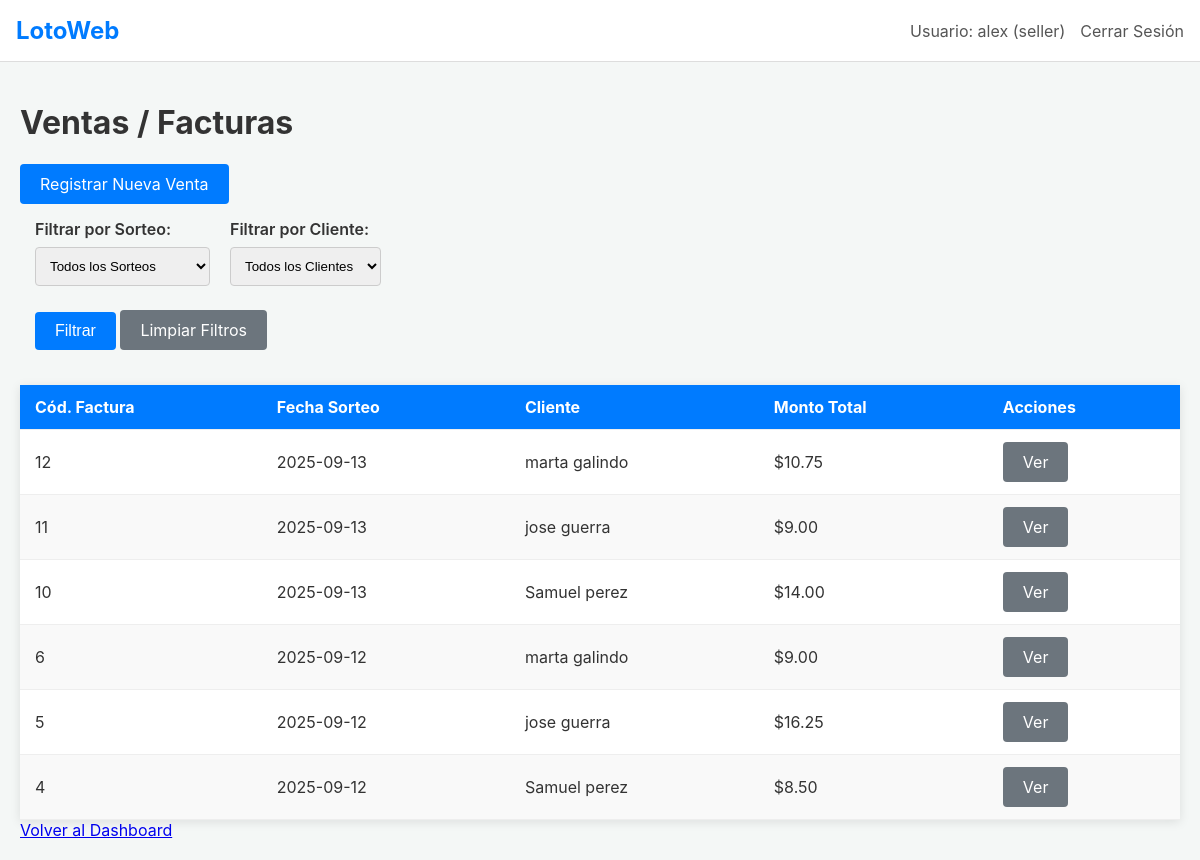
The app's page /sales (signed in) with its own data.
### tables this page shows
CREATE TABLE users (
    id INTEGER PRIMARY KEY AUTOINCREMENT,
    username TEXT UNIQUE NOT NULL,
    password TEXT NOT NULL,
    role TEXT NOT NULL, -- 'admin' or 'seller'
    name TEXT,
    phone TEXT,
    province TEXT,
    commission_percentage REAL,
    join_date TIMESTAMP NOT NULL DEFAULT CURRENT_TIMESTAMP
);

CREATE TABLE invoices (
    id INTEGER PRIMARY KEY AUTOINCREMENT,
    raffle_id INTEGER NOT NULL,
    client_id INTEGER NOT NULL,
    seller_id INTEGER NOT NULL,
    creation_date TIMESTAMP NOT NULL DEFAULT CURRENT_TIMESTAMP,
    total_amount REAL NOT NULL,
    FOREIGN KEY (raffle_id) REFERENCES raffles (id),
    FOREIGN KEY (client_id) REFERENCES clients (id),
    FOREIGN KEY (seller_id) REFERENCES users (id)
);

CREATE TABLE raffles (
    id INTEGER PRIMARY KEY AUTOINCREMENT,
    raffle_date TIMESTAMP NOT NULL,
    first_prize TEXT,
    second_prize TEXT,
    third_prize TEXT,
    results_entered BOOLEAN NOT NULL DEFAULT 0
);

CREATE TABLE clients (
    id INTEGER PRIMARY KEY AUTOINCREMENT,
    name TEXT NOT NULL,
    last_name TEXT,
    phone TEXT,
    address TEXT,
    seller_id INTEGER NOT NULL,
    join_date TIMESTAMP NOT NULL DEFAULT CURRENT_TIMESTAMP,
    FOREIGN KEY (seller_id) REFERENCES users (id)
);

### app.py (the view)
@app.route('/sales')
@login_required
def list_sales():
    conn = get_db_connection()
    selected_raffle_id = request.args.get('raffle_id', 'all')
    selected_client_id = request.args.get('client_id', 'all')
    selected_seller_id = request.args.get('seller_id', 'all')
    query = '''
        SELECT i.id, r.raffle_date, r.results_entered, c.name as client_name, c.last_name as client_last_name, u.name as seller_name, i.total_amount
        FROM invoices i
        JOIN raffles r ON i.raffle_id = r.id
        JOIN clients c ON i.client_id = c.id
        JOIN users u ON i.seller_id = u.id
    '''
    params = []
    where_clauses = []
    if session['user_role'] == 'seller':
        where_clauses.append('i.seller_id = ?')
        params.append(session['user_id'])
    elif selected_seller_id != 'all':
        where_clauses.append('i.seller_id = ?')
        params.append(int(selected_seller_id))
    if selected_raffle_id != 'all':
        where_clauses.append('i.raffle_id = ?')
        params.append(int(selected_raffle_id))
    if selected_client_id != 'all':
        where_clauses.append('i.client_id = ?')
        params.append(int(selected_client_id))
    if where_clauses:
        query += ' WHERE ' + ' AND '.join(where_clauses)
    query += ' ORDER BY i.creation_date DESC'
    sales = conn.execute(query, tuple(params)).fetchall()
    raffles = conn.execute('SELECT id, raffle_date FROM raffles ORDER BY raffle_date DESC').fetchall()
    clients = []
    sellers = []
    if session['user_role'] == 'admin':
        clients = conn.execute('SELECT id, name, last_name FROM clients ORDER BY name').fetchall()
        sellers = conn.execute('SELECT id, name FROM users WHERE role = \'seller\' ORDER BY name').fetchall()
    else: # Seller
        clients = conn.execute('SELECT id, name, last_name FROM clients WHERE seller_id = ? ORDER BY name', (session['user_id'],)).fetchall()
    conn.close()
    return render_template('sales.html',
                           sales=sales,
                           now=datetime.datetime.now(),
                           raffles=raffles,
                           clients=clients,
                           sellers=sellers,
                           selected_raffle_id=selected_raffle_id,
                           selected_client_id=selected_client_id,
                           selected_seller_id=selected_seller_id
                          )

### app.py (called while the page is built)
def login_required(f):
    @wraps(f)
    def decorated_function(*args, **kwargs):
        if 'user_id' not in session:
            return redirect(url_for('login'))
        return f(*args, **kwargs)
    return decorated_function

### database.py (called while the page is built)
def get_db_connection():
    if 'DATABASE_URL' in os.environ:
        conn = psycopg2.connect(os.environ['DATABASE_URL'])
    else:
        conn = sqlite3.connect('lottery.db')
        conn.row_factory = sqlite3.Row
    return conn

### templates/sales.html (shortened to what this page needs)
{% extends 'layout.html' %}
{% block content %}
<div class="header-bar">
    <h1>Ventas / Facturas</h1>
    {% if session['user_role'] == 'seller' %}
    <a href="{{ url_for('new_sale') }}" class="btn">Registrar Nueva Venta</a>
    {% endif %}
</div>
<div class="filters-container card">
    <form method="get" action="{{ url_for('list_sales') }}">
        <div class="filter-row">
            <div class="form-group">
                <label for="raffle_id">Filtrar por Sorteo:</label>
                <select name="raffle_id" id="raffle_id">
                    <option value="all">Todos los Sorteos</option>
                </select>
            </div>
            <div class="form-group">
                <label for="client_id">Filtrar por Cliente:</label>
                <select name="client_id" id="client_id">
                    <option value="all">Todos los Clientes</option>
                </select>
            </div>
        </div>
        <div class="form-actions" style="justify-content: flex-start;">
            <button type="submit" class="btn">Filtrar</button>
            <a href="{{ url_for('list_sales') }}" class="btn btn-secondary">Limpiar Filtros</a>
        </div>
    </form>
</div>
<table>
    <thead>
        <tr>
            <th>Cód. Factura</th>
            <th>Fecha Sorteo</th>
            <th>Cliente</th>
            <th>Monto Total</th>
            <th>Acciones</th>
        </tr>
    </thead>
    <tbody>
        {% for sale in sales %}
        <tr>
            <td>{{ sale['id'] }}</td>
            <td>{{ sale['raffle_date'].split(' ')[0] }}</td>
            <td>{{ sale['client_name'] }} {{ sale['client_last_name'] }}</td>
            <td>${{ '%.2f'|format(sale['total_amount']) }}</td>
            <td class="actions-cell">
                <a href="{{ url_for('sale_detail', invoice_id=sale['id']) }}" class="btn btn-secondary btn-sm">Ver</a>
            </td>
        </tr>
        {% else %}
        <tr>
            <td colspan="{{ 6 if session['user_role'] == 'admin' else 5 }}">No hay ventas que coincidan con los filtros seleccionados.</td>
        </tr>
        {% endfor %}
    </tbody>
</table>
{% if session['user_role'] == 'admin' %}
<a href="{{ url_for('admin_dashboard') }}" class="btn-back">Volver al Dashboard</a>
{% else %}
<a href="{{ url_for('seller_dashboard') }}" class="btn-back">Volver al Dashboard</a>
{% endif %}
{% endblock %}

### templates/layout.html (shortened to what this page needs)
<!doctype html>
<html lang="es">
  <head>
    <link rel="stylesheet" href="{{ url_for('static', filename='style.css') }}">
  </head>
  <body>
    <nav class="navbar">
        <a href="{{ url_for('index') }}" class="navbar-brand">LotoWeb</a>
        {% if 'user_id' in session %}
            <div class="navbar-menu">
                <span class="navbar-item">Usuario: {{ session['username'] }} ({{ session['user_role'] }})</span>
                <a href="{{ url_for('logout') }}" class="navbar-item">Cerrar Sesión</a>
            </div>
        {% endif %}
    </nav>
    <div class="container">
        {% block content %}{% endblock %}
    </div>
  </body>
</html>

### static/style.css (style rules this page uses)
body { font-family: -apple-system, BlinkMacSystemFont, "Segoe UI", Roboto, "Helvetica Neue", Arial, sans-serif; margin: 0; background-color: #f4f7f6; color: #333; }
.container { padding: 20px; max-width: 1200px; margin: 0 auto; }
.navbar { background-color: #ffffff; padding: 1rem; border-bottom: 1px solid #ddd; display: flex; justify-content: space-between; align-items: center; }
.navbar-brand { font-size: 1.5rem; font-weight: bold; color: #007bff; text-decoration: none; }
.navbar-menu { display: flex; align-items: center; }
.navbar-item { margin-left: 15px; color: #555; text-decoration: none; }
.form-group { margin-bottom: 1.5rem; }
.form-group label { display: block; margin-bottom: 8px; font-weight: 600; }
.form-group input, .form-group select { width: 100%; padding: 10px; border: 1px solid #ccc; border-radius: 4px; box-sizing: border-box; }
.btn { display: inline-block; background-color: #007bff; color: #fff; padding: 10px 20px; border: none; border-radius: 4px; cursor: pointer; text-decoration: none; font-size: 1rem; text-align: center; }
.btn-secondary { background-color: #6c757d; }
table { width: 100%; border-collapse: collapse; margin-top: 20px; background: #fff; box-shadow: 0 2px 10px rgba(0,0,0,0.1); }
tr { border-bottom: 1px solid #eee; }
th, td { text-align: left; padding: 12px 15px; }
thead { background-color: #007bff; color: #fff; }
tbody tr:nth-child(even) { background-color: #f9f9f9; }

### templates/sales.html (style rules this page uses)
.actions-cell { display: flex; gap: 5px; }
.filters-container { margin-bottom: 20px; padding: 15px; }
.filter-row { display: flex; flex-wrap: wrap; gap: 20px; align-items: flex-end; }

### records on screen
users: username "alex", user_role "seller"
invoices: id "12", raffle_date "2025-09-13", client_name "marta", client_last_name "galindo", total_amount "10.75"
invoices: id "11", raffle_date "2025-09-13", client_name "jose", client_last_name "guerra", total_amount "9.00"
invoices: id "10", raffle_date "2025-09-13", client_name "Samuel", client_last_name "perez", total_amount "14.00"
invoices: id "6", raffle_date "2025-09-12", client_name "marta", client_last_name "galindo", total_amount "9.00"
invoices: id "5", raffle_date "2025-09-12", client_name "jose", client_last_name "guerra", total_amount "16.25"
invoices: id "4", raffle_date "2025-09-12", client_name "Samuel", client_last_name "perez", total_amount "8.50"
